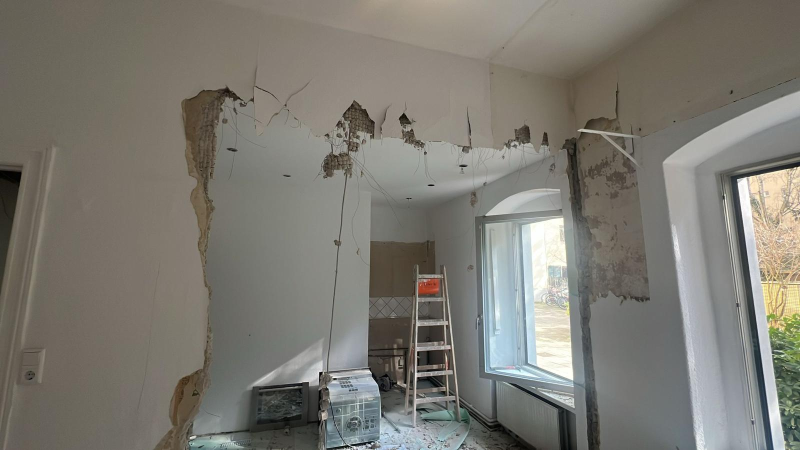
#> input picture dist/orig_ba/IMG-20250730-WA0020.jpg, 1600 x 900 px, found by its file name (shown at 1/2 size)
$ python process_4_pairs.py
#> lines starting #> are read from the running program, lines starting #| are printed output that depends on the picture
import cv2
import numpy as np

# Standard slider dimensions: 800 x 500 (16:10 aspect ratio)
W, H = 800, 500

def prepare_slider_pair(before_path, after_path, out_before, out_after):
#> called with before_path = 'public/orig_ba/IMG-20250730-WA0020.jpg', after_path = 'public/orig_ba/IMG-20250730-WA0011.jpg', out_before = 'public/ba_site_p1_before.jpg', out_after = 'public/ba_site_p1_after.jpg'
    b = cv2.imread(before_path)
#> b is the input picture: shape (900, 1600, 3); mean B, G, R 114.1, 121.8, 124.5
    a = cv2.imread(after_path)
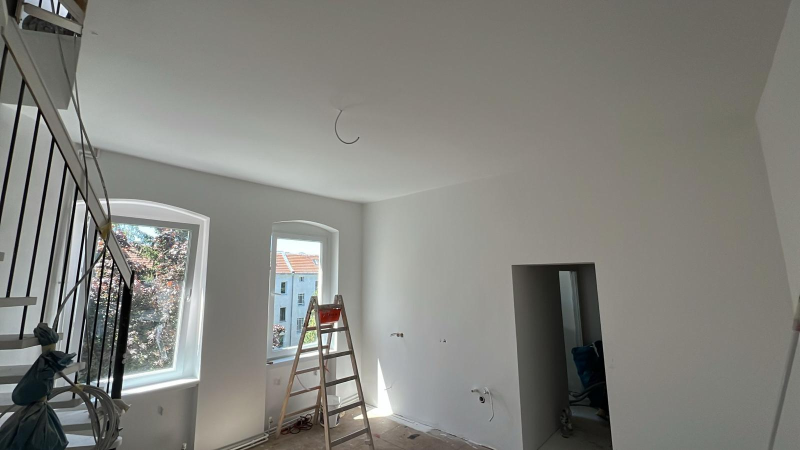
#> input picture dist/orig_ba/IMG-20250730-WA0011.jpg, 1600 x 900 px, found by its file name (shown at 1/2 size)
#> a is the input picture: shape (900, 1600, 3); mean B, G, R 124.4, 129.7, 129.8

    # Resize preserving center crop
    def center_crop_resize(img, target_w, target_h):
#> called with target_w = 800, target_h = 500
        ih, iw = img.shape[:2]
#> ih = 900; iw = 1600
        scale = max(target_w / iw, target_h / ih)
#> scale = 0.556
        nw, nh = int(iw * scale), int(ih * scale)
#> nw = 888; nh = 500
        resized = cv2.resize(img, (nw, nh), interpolation=cv2.INTER_LANCZOS4)
        # crop center
        x = (nw - target_w) // 2
#> x = 44
        y = (nh - target_h) // 2
#> y = 0
        return resized[y:y+target_h, x:x+target_w]
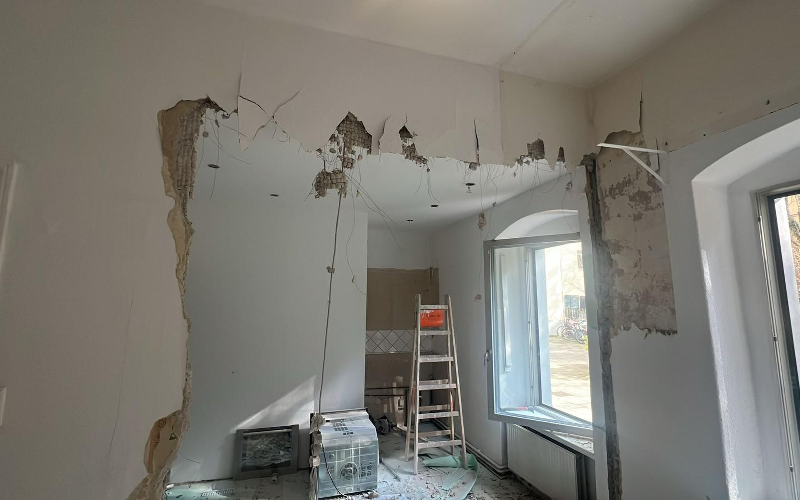
#> returned value: shape (500, 800, 3); mean of channels 0, 1, 2 115, 121.9, 124.4; drawn as B, G, R

    b_res = center_crop_resize(b, W, H)
    a_res = center_crop_resize(a, W, H)
#> call 2 of center_crop_resize, with target_w = 800, target_h = 500
#> in center_crop_resize (call 2), `return resized[y:y+target_h, x:x+target_w]`:
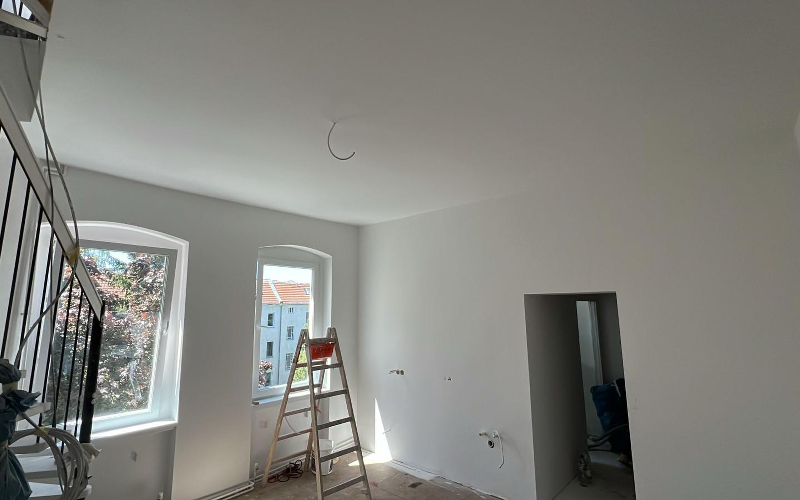
#> returned value: shape (500, 800, 3); mean of channels 0, 1, 2 125.8, 131.2, 131.4; drawn as B, G, R

    cv2.imwrite(out_before, b_res)
    cv2.imwrite(out_after, a_res)
    print(f'Processed {out_before} and {out_after}')

# Pair 1: Wanddurchbruch & Großzügiger Wohnraum (WA0020 & WA0011)
prepare_slider_pair(
    'public/orig_ba/IMG-20250730-WA0020.jpg',
    'public/orig_ba/IMG-20250730-WA0011.jpg',
    'public/ba_site_p1_before.jpg',
    'public/ba_site_p1_after.jpg'
)

# Pair 2: Badsanierung & Sanitärinstallation (WA0015 & WA0013)
prepare_slider_pair(
    'public/orig_ba/IMG-20250730-WA0015.jpg',
    'public/orig_ba/IMG-20250730-WA0013.jpg',
    'public/ba_site_p2_before.jpg',
    'public/ba_site_p2_after.jpg'
)
#> call 2 of prepare_slider_pair, with before_path = 'public/orig_ba/IMG-20250730-WA0015.jpg', after_path = 'public/orig_ba/IMG-20250730-WA0013.jpg', out_before = 'public/ba_site_p2_before.jpg', out_after = 'public/ba_site_p2_after.jpg'
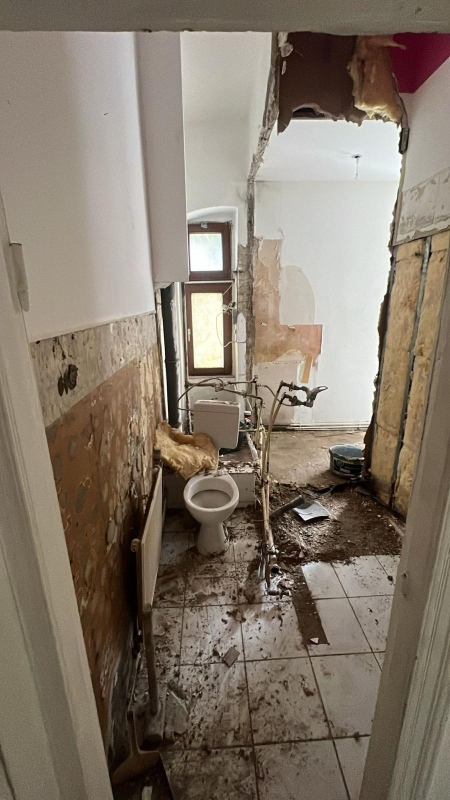
#> input picture dist/orig_ba/IMG-20250730-WA0015.jpg, 900 x 1600 px, found by its file name (shown at 1/2 size)
#> in prepare_slider_pair, b is the input picture: shape (1600, 900, 3); mean B, G, R 106.4, 120.5, 132.3
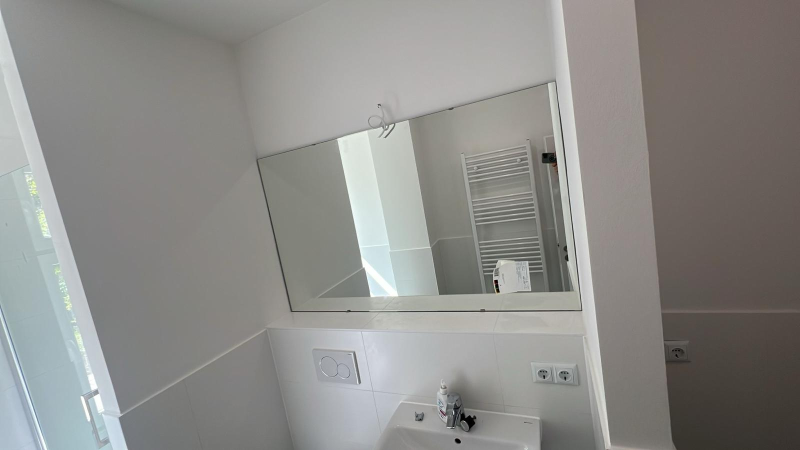
#> input picture dist/orig_ba/IMG-20250730-WA0013.jpg, 1600 x 900 px, found by its file name (shown at 1/2 size)
#> in prepare_slider_pair, a is the input picture: shape (900, 1600, 3); mean B, G, R 137.1, 140.1, 140.9
#> call 3 of center_crop_resize, with target_w = 800, target_h = 500
#> in center_crop_resize (call 3), `return resized[y:y+target_h, x:x+target_w]`:
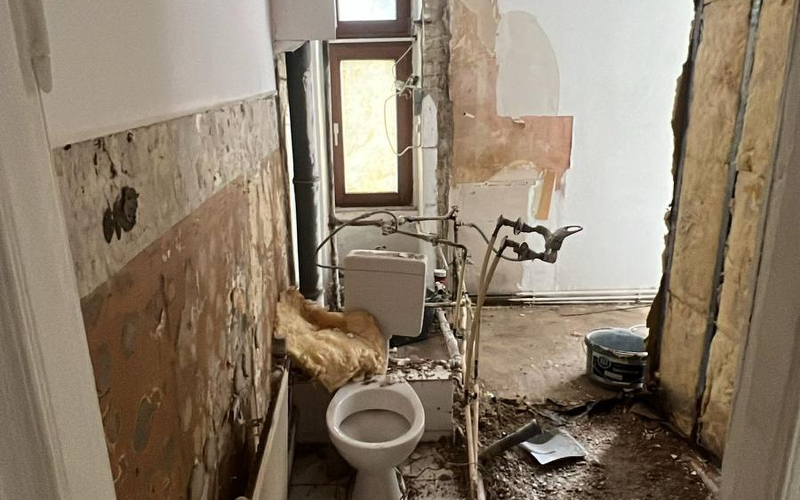
#> returned value: shape (500, 800, 3); mean of channels 0, 1, 2 107.5, 125.7, 140.4; drawn as B, G, R
#> call 4 of center_crop_resize, with target_w = 800, target_h = 500
#> in center_crop_resize (call 4), `return resized[y:y+target_h, x:x+target_w]`:
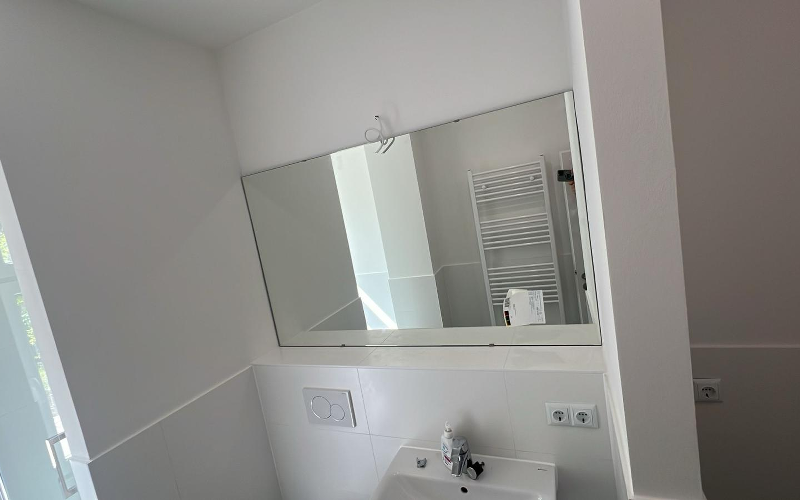
#> returned value: shape (500, 800, 3); mean of channels 0, 1, 2 137.7, 140.9, 141.9; drawn as B, G, R

# Pair 3: Wandgestaltung & Beleuchtungskonzept (WA0017 & WA0024)
prepare_slider_pair(
    'public/orig_ba/IMG-20250730-WA0017.jpg',
    'public/orig_ba/IMG-20250730-WA0024.jpg',
    'public/ba_site_p3_before.jpg',
    'public/ba_site_p3_after.jpg'
)
#> (the run stopped early here; a loop or call above may not have finished)
